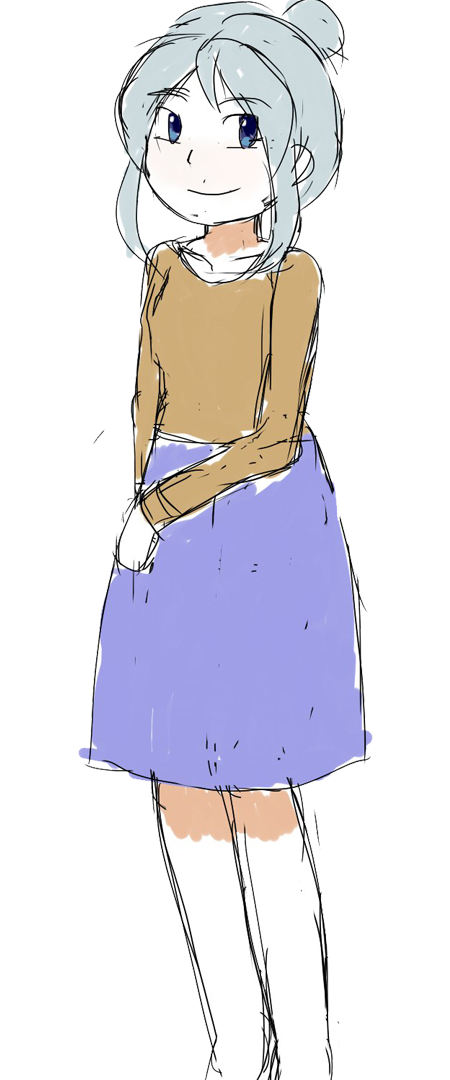
#> input picture assets/orig/za smile.png, 450 x 1080 px
$ python inspect_sprite.py
#> lines starting #> are read from the running program, lines starting #| are printed output that depends on the picture
# -*- coding: utf-8 -*-
from PIL import Image, ImageDraw, ImageFont
import os
p = "assets/orig/za smile.png"
im = Image.open(p).convert("RGBA")
#> im is the input picture: PIL image 450x1080 RGBA; mean R, G, B, A 200.7, 198.6, 205.4, 106.4
print("size", im.size)
#| size (450, 1080)
# bbox of non-transparent
bb = im.getbbox()
#> bb = (78, 0, 373, 1080)
print("bbox", bb)
#| bbox (78, 0, 373, 1080)
# checkerboard backdrop + sprite at ~2x height
H = 900
s = H / im.height
#> s = 0.833
im2 = im.resize((int(im.width * s), H), Image.LANCZOS)
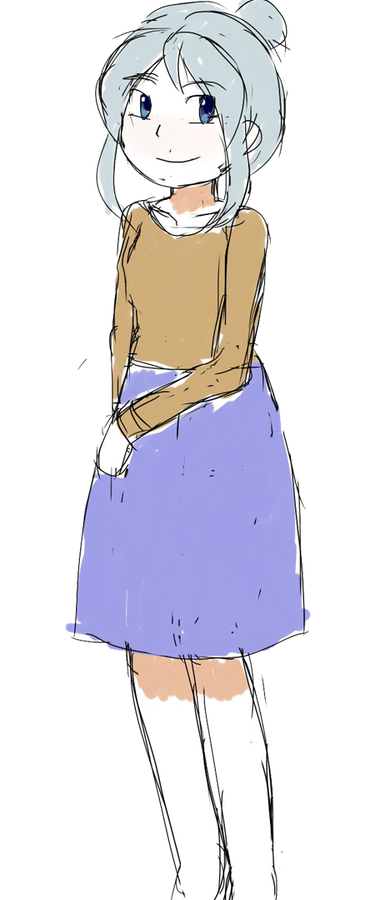
#> im2: PIL image 375x900 RGBA; mean R, G, B, A 79.6, 77.4, 84, 106.4; transparent parts drawn white
sheet = Image.new("RGB", (im2.width + 520, H), (200, 205, 210))
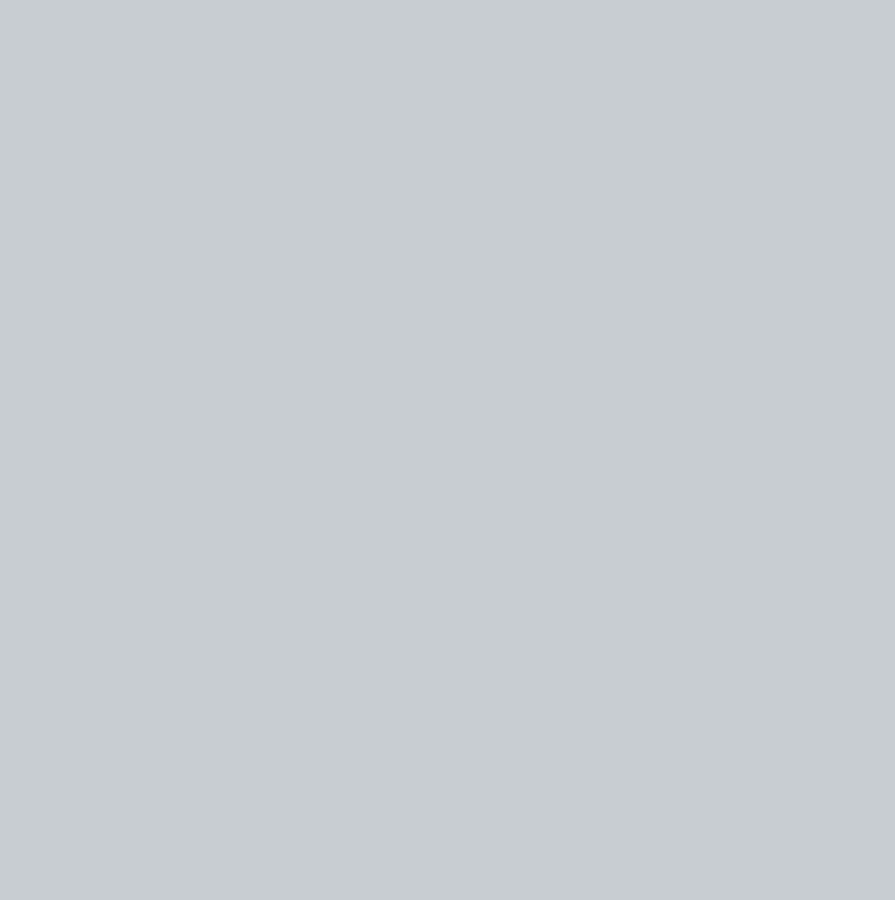
#> sheet: PIL image 895x900 RGB; mean R, G, B 200, 205, 210
d = ImageDraw.Draw(sheet)
for y in range(0, H, 24):
    for x in range(0, sheet.width, 24):
        if (x // 24 + y // 24) % 2:
            d.rectangle([x, y, x + 23, y + 23], fill=(170, 176, 182))
sheet.paste(im2, (0, 0), im2)
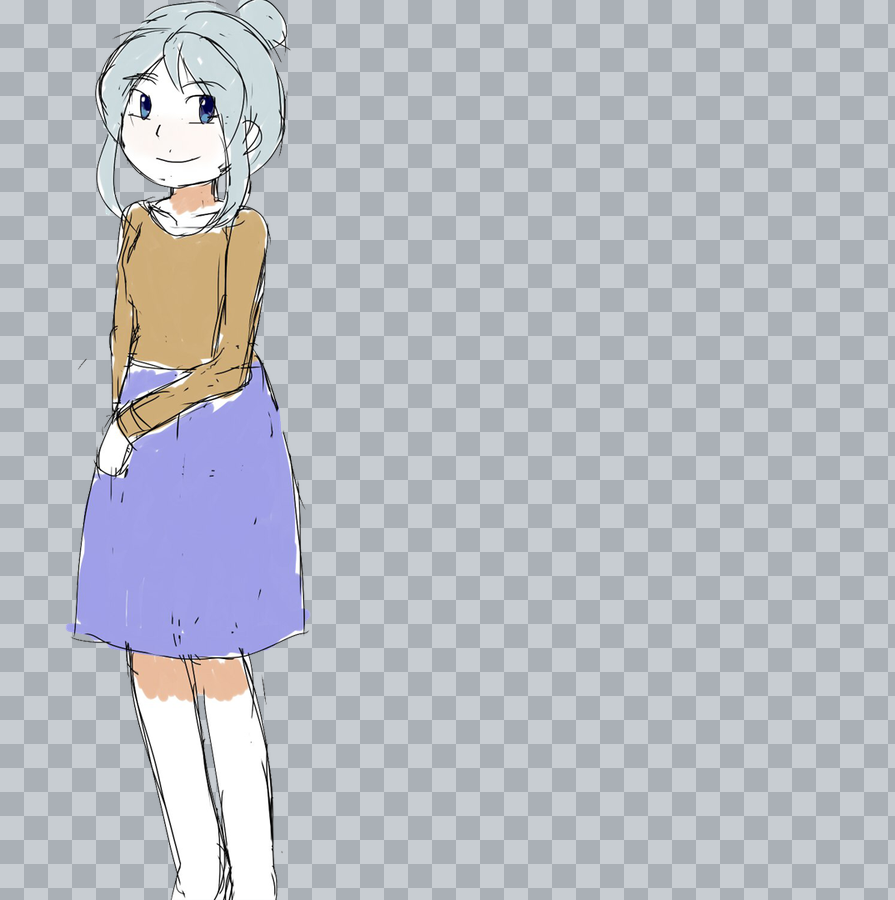
#> sheet: PIL image 895x900 RGB; mean R, G, B 185.4, 189, 196.3
# torso zoom (upper 45%)
tz = im.crop((0, 0, im.width, int(im.height * 0.5)))
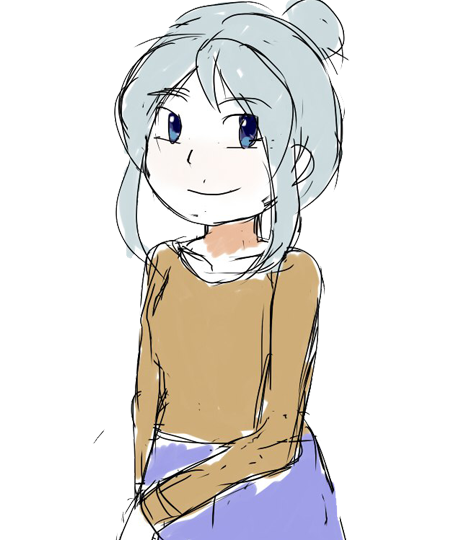
#> tz: PIL image 450x540 RGBA; mean R, G, B, A 203.3, 200.2, 196.7, 105.2; transparent parts drawn white
tz = tz.resize((int(tz.width * (H * 0.9) / tz.height), int(H * 0.9)), Image.LANCZOS)
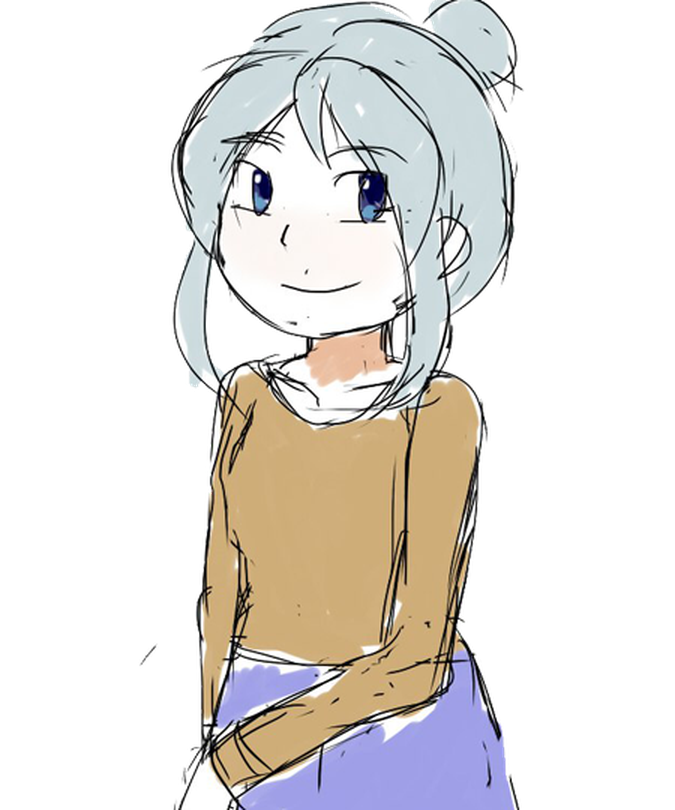
#> tz: PIL image 675x810 RGBA; mean R, G, B, A 79.6, 76.3, 72.6, 105.2; transparent parts drawn white
sheet.paste(tz, (im2.width + 10, 20), tz)
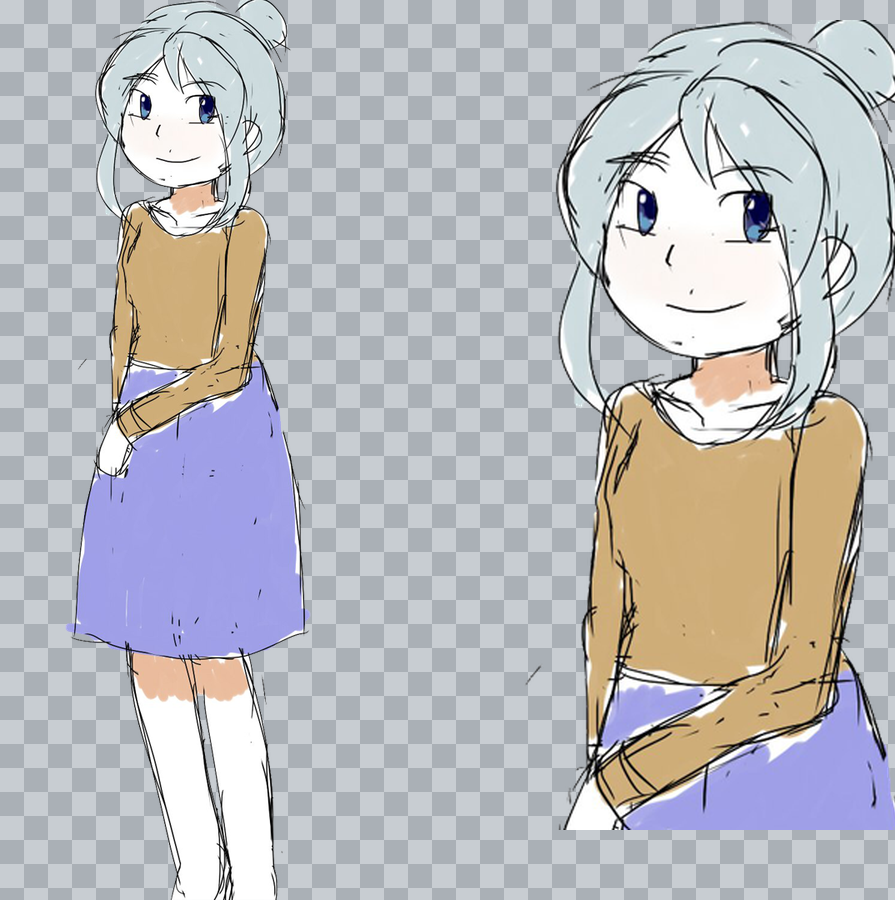
#> sheet: PIL image 895x900 RGB; mean R, G, B 186.7, 186.5, 189.8
sheet.save("out/_sprite_inspect.png")
print("saved out/_sprite_inspect.png", sheet.size)
#| saved out/_sprite_inspect.png (895, 900)

$ run again, with assets/orig/ground.jpg saved as assets/orig/za smile.png
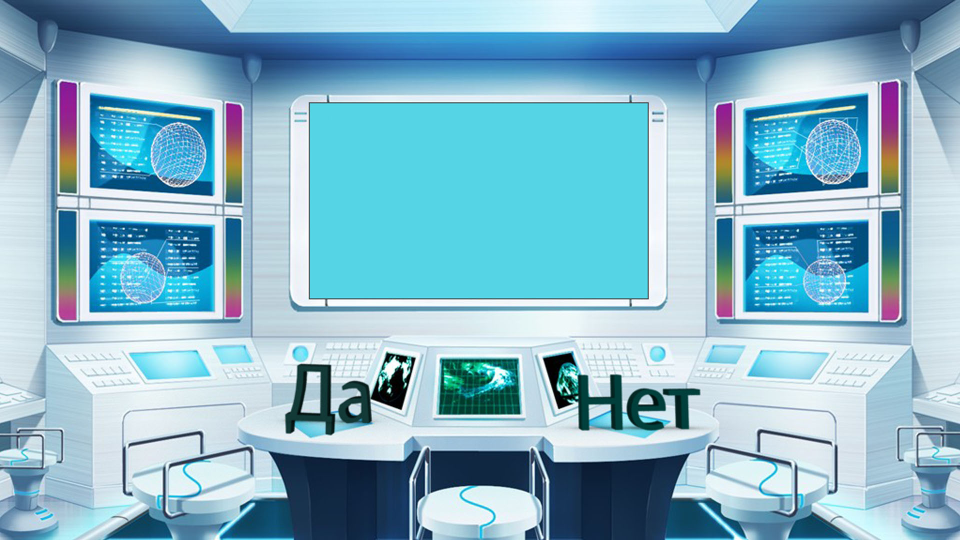
#> input picture assets/orig/ground.jpg, 1920 x 1080 px (shown at 1/2 size)
#| size (1920, 1080)
#> bb = (0, 0, 1920, 1080)
#| bbox (0, 0, 1920, 1080)
#> `tz = im.crop((0, 0, im.width, int(im.height * 0.5)))`:
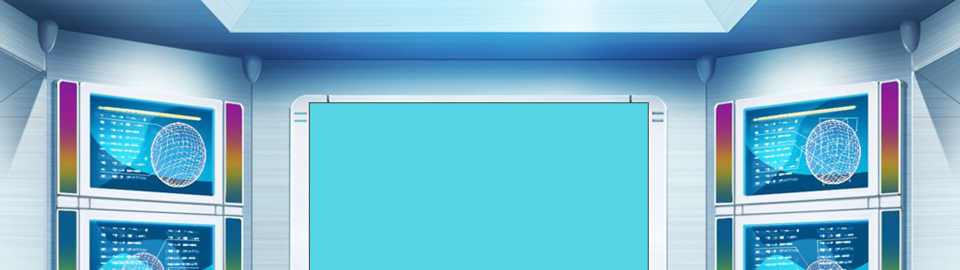
#> tz: PIL image 1920x540 RGBA (shown at 1/2 size); mean R, G, B, A 120.3, 179.8, 203.5, 255
#> `sheet.paste(tz, (im2.width + 10, 20), tz)`:
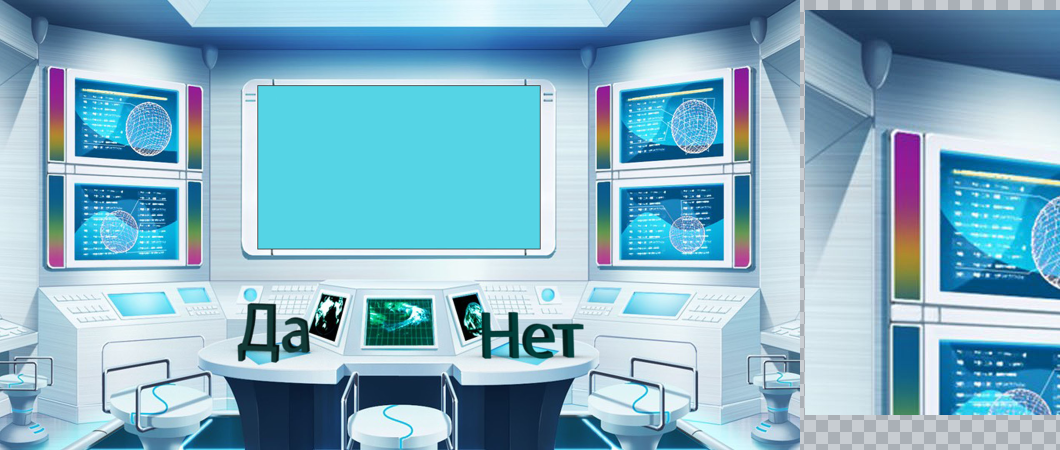
#> sheet: PIL image 2120x900 RGB (shown at 1/2 size); mean R, G, B 134.7, 178.9, 198.3
#| saved out/_sprite_inspect.png (2120, 900)
